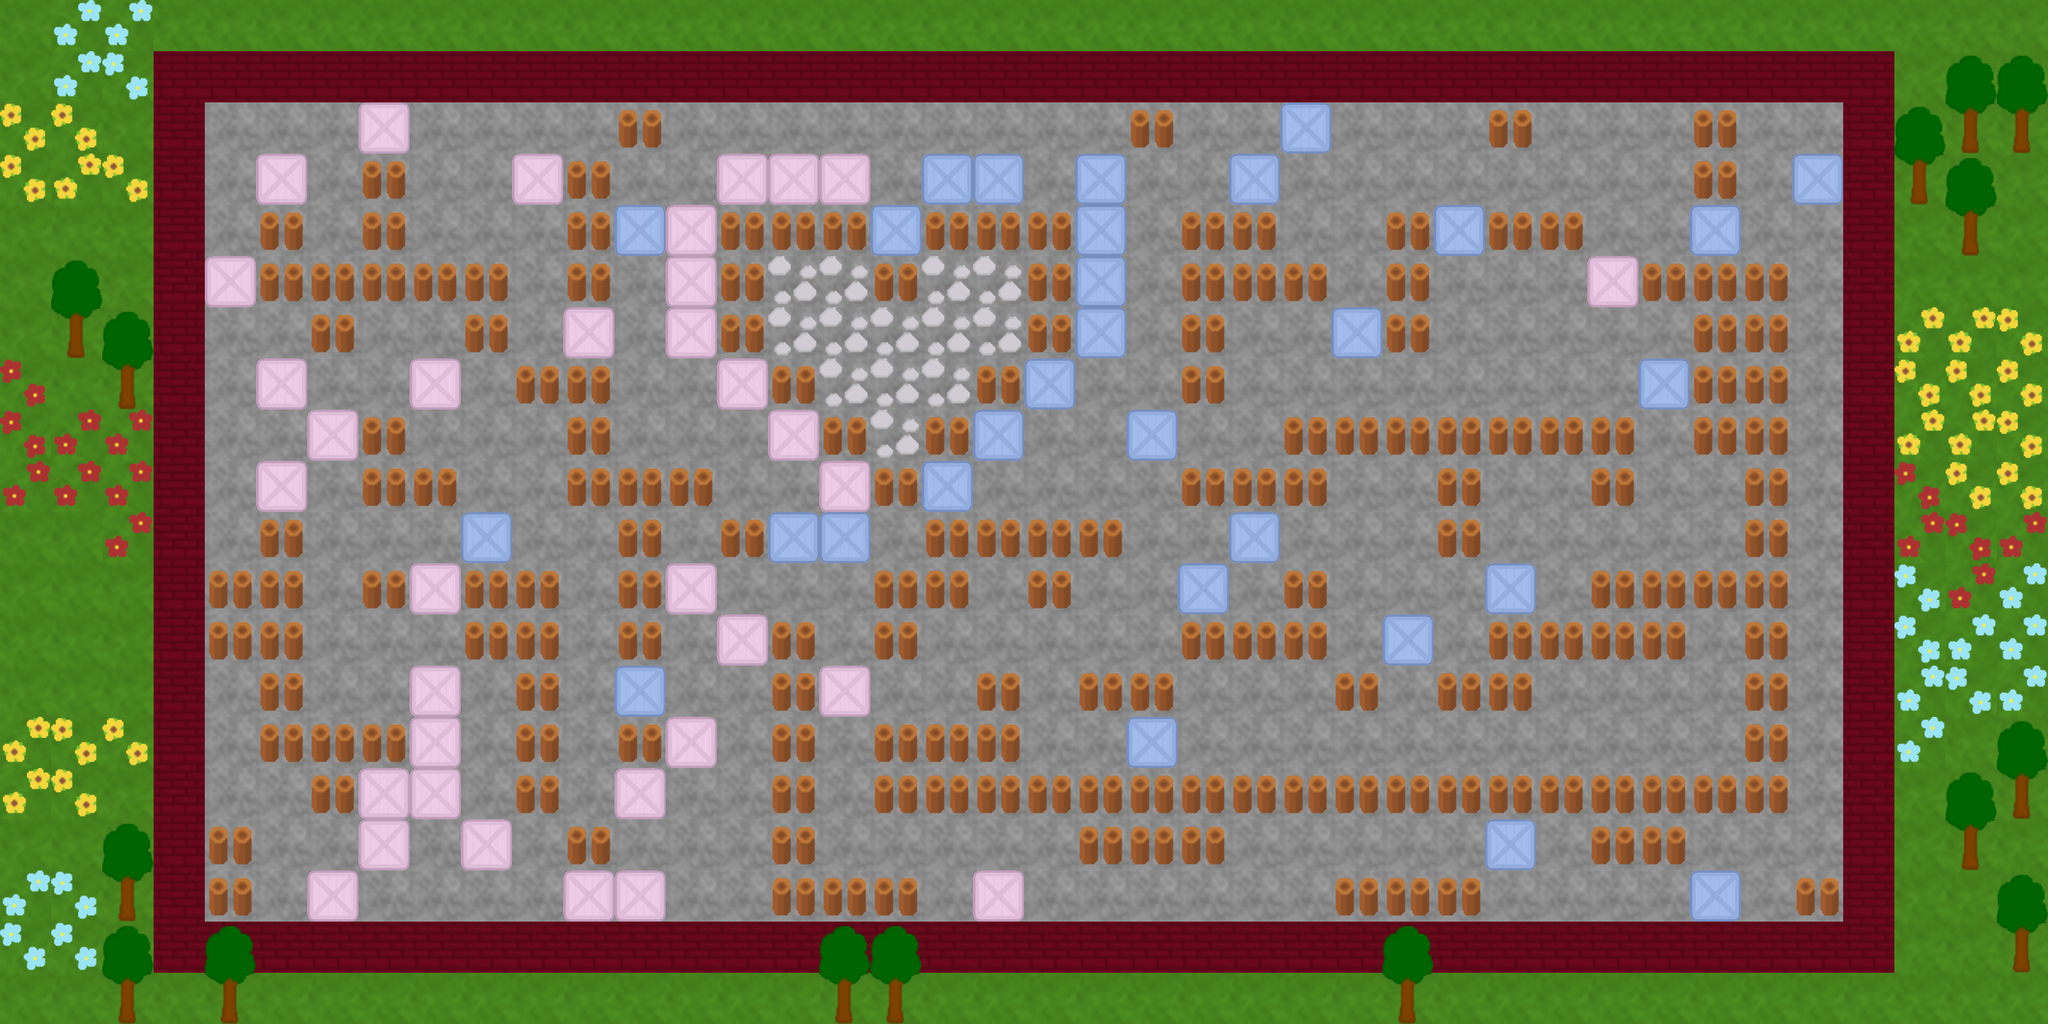

The image is a tile-based game level rendered from a .tmx file. Its description and complete source (layers, tilesets, objects, tile grids) follow:
An orthogonal 40x20 tile map with 64x64 px tiles, 1 tile layer (Tile Layer 1).

<map version="1.0" tiledversion="1.0.3" orientation="orthogonal" renderorder="right-down" width="40" height="20" tilewidth="64" tileheight="64" nextobjectid="1">
 <tileset firstgid="1" source="tileset.tsx" />
 <layer name="Tile Layer 1" width="40" height="20">
  <data encoding="csv">
1,30,30,1,1,1,1,1,1,1,1,1,1,1,1,1,1,1,1,1,1,1,1,1,1,1,1,1,1,1,1,1,1,1,1,1,1,1,1,1,
1,30,29,2,2,2,2,2,2,2,2,2,2,2,2,2,2,2,2,2,2,2,2,2,2,2,2,2,2,2,2,2,2,2,2,2,2,1,22,22,
24,24,1,2,8,8,8,35,8,8,8,8,32,8,8,8,8,8,8,8,8,8,32,8,8,34,8,8,8,32,8,8,8,32,8,8,2,22,23,23,
24,26,24,2,8,35,8,32,8,8,35,32,8,8,35,35,35,8,34,34,8,34,8,8,34,8,8,8,8,8,8,8,8,32,8,34,2,23,22,1,
1,1,1,2,8,32,8,32,8,8,8,32,34,35,32,32,32,34,32,32,32,34,8,32,32,8,8,32,34,32,32,8,8,34,8,8,2,1,23,1,
1,22,1,2,35,32,32,32,32,32,8,32,8,35,32,25,25,32,25,25,32,34,8,32,32,32,8,32,8,8,8,35,32,32,32,8,2,1,1,1,
1,23,22,2,8,8,32,8,8,32,8,35,8,35,32,25,25,25,25,25,32,34,8,32,8,8,34,32,8,8,8,8,8,32,32,8,2,26,26,24,
21,1,23,2,8,35,8,8,35,8,32,32,8,8,35,32,25,25,25,32,34,8,8,32,8,8,8,8,8,8,8,8,34,32,32,8,2,24,24,24,
21,27,27,2,8,8,35,32,8,8,8,32,8,8,8,35,32,25,32,34,8,8,34,8,8,32,32,32,32,32,32,32,8,32,32,8,2,26,26,24,
27,27,27,2,8,35,8,32,32,8,8,32,32,32,8,8,35,32,34,8,8,8,8,32,32,32,8,8,32,8,8,32,8,8,32,8,2,21,24,24,
1,1,27,2,8,32,8,8,8,34,8,8,32,8,32,34,34,8,32,32,32,32,8,8,34,8,8,8,32,8,8,8,8,8,32,8,2,27,21,27,
1,1,1,2,32,32,8,32,35,32,32,8,32,35,8,8,8,32,32,8,32,8,8,34,8,32,8,8,8,34,8,32,32,32,32,8,2,29,27,30,
1,1,1,2,32,32,8,8,8,32,32,8,32,8,35,32,8,32,8,8,8,8,8,32,32,32,8,34,8,32,32,32,32,8,32,8,2,29,30,30,
1,1,1,2,8,32,8,8,35,8,32,8,34,8,8,32,35,8,8,32,8,32,32,8,8,8,32,8,32,32,8,8,8,8,32,8,2,30,29,30,
26,24,24,2,8,32,32,32,35,8,32,8,32,35,8,32,8,32,32,32,8,8,34,8,8,8,8,8,8,8,8,8,8,8,32,8,2,30,1,22,
26,24,1,2,8,8,32,35,35,8,32,8,35,8,8,32,8,32,32,32,32,32,32,32,32,32,32,32,32,32,32,32,32,32,32,8,2,1,22,23,
1,1,22,2,32,8,8,35,8,35,8,32,8,8,8,32,8,8,8,8,8,32,32,32,8,8,8,8,8,34,8,32,32,8,8,8,2,1,23,1,
30,29,23,2,32,8,35,8,8,8,8,35,35,8,8,32,32,32,8,35,8,8,8,8,8,8,32,32,32,8,8,8,8,34,8,32,2,1,1,22,
29,29,22,2,33,2,2,2,2,2,2,2,2,2,2,2,33,33,2,2,2,2,2,2,2,2,2,33,2,2,2,2,2,2,2,2,2,1,1,23,
1,1,23,1,23,1,1,1,1,1,1,1,1,1,1,1,23,23,1,1,1,1,1,1,1,1,1,23,1,1,1,1,1,1,1,1,1,1,1,1
</data>
 </layer>
</map>
